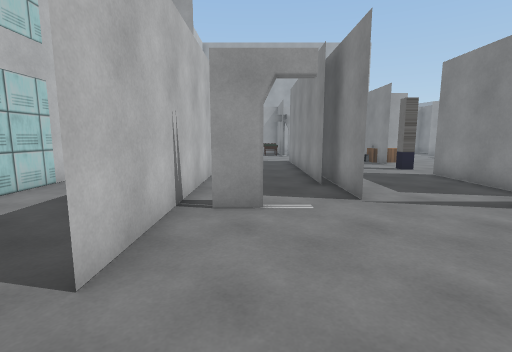
[1] (above)

19 first-person views from a walk through a 3-D level made in the Unity game engine. The camera is 1.4 m above the floor, tilts 8° down and sees 85° across. The floor is counted in squares, 1 m on a side. Each view is taken from the middle of a square. On the plan, view 1 faces up. The plan holds only what a view shows up to about 14 squares ahead; the rest is blank. The place goes on beyond the plan. Some surface patterns are stand-ins.

[2]
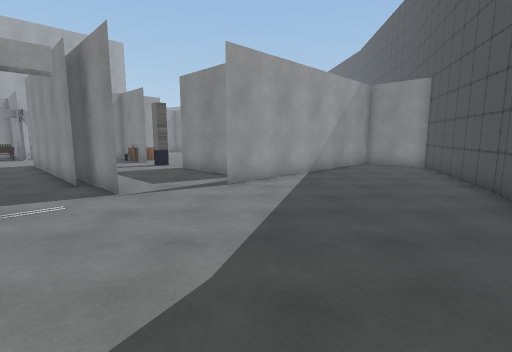

[3]
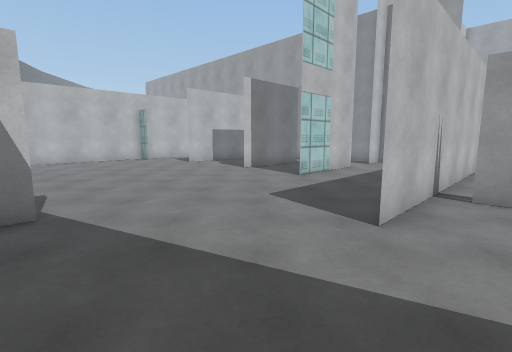

[4]
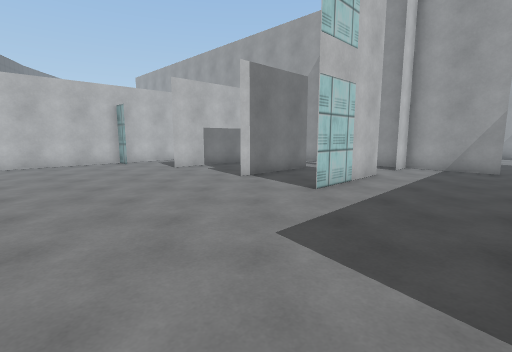

[5]
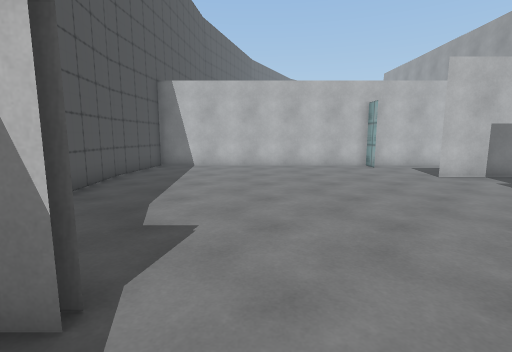

[6]
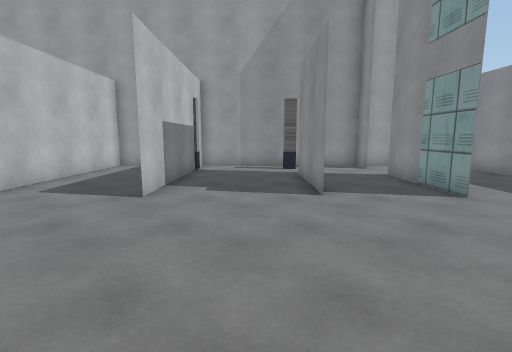

[7]
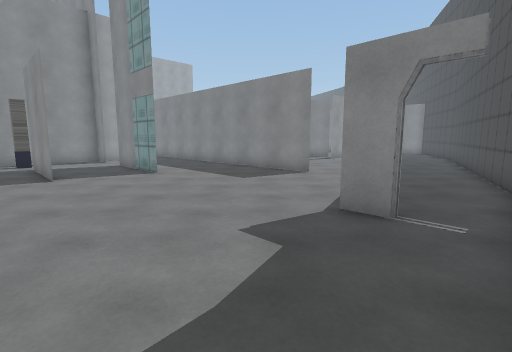

[8]
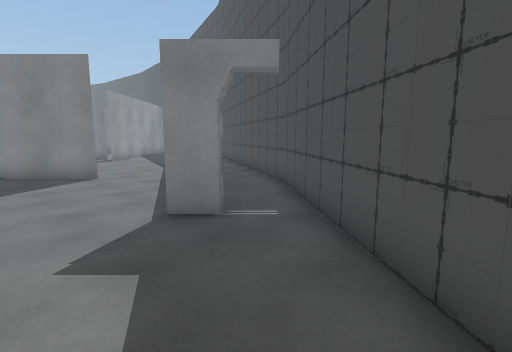

[9]
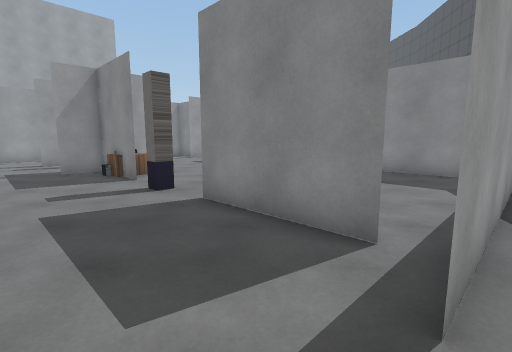

[10]
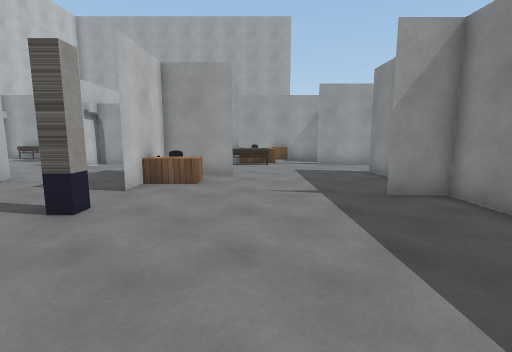

[11]
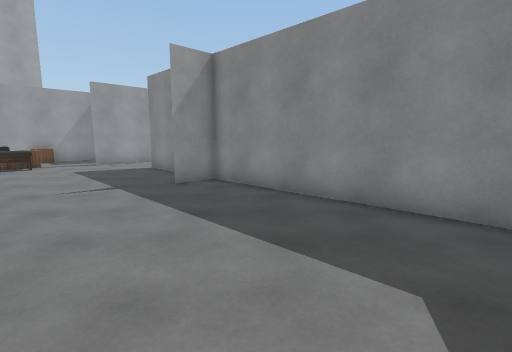

[12]
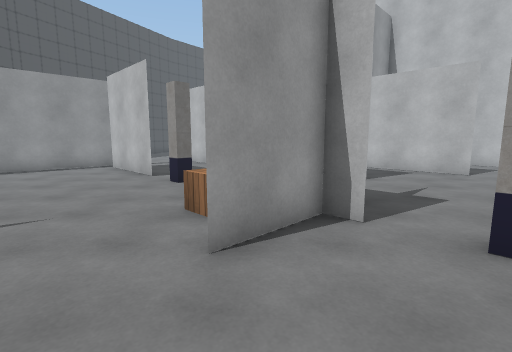

[13]
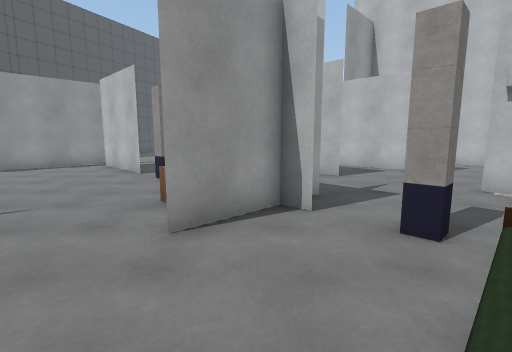

[14]
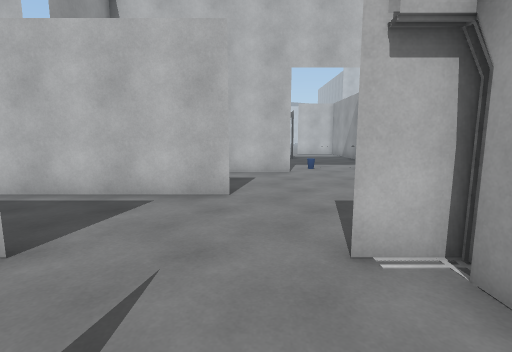

[15]
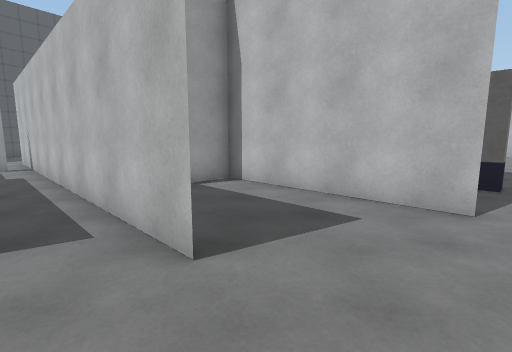

[16]
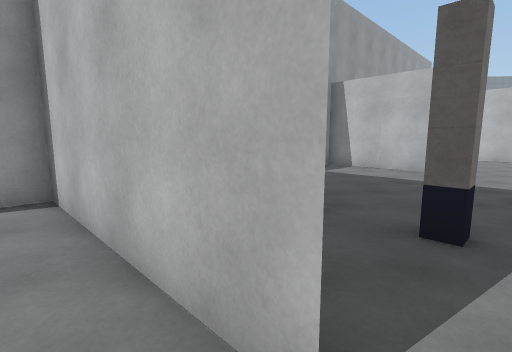

[17]
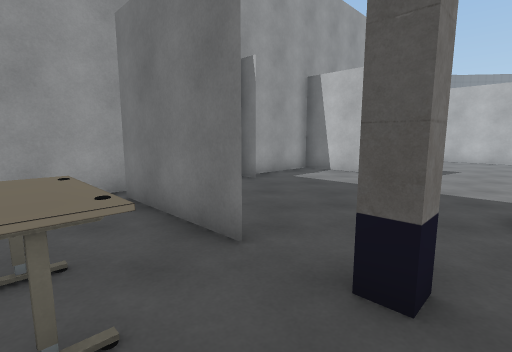

[18]
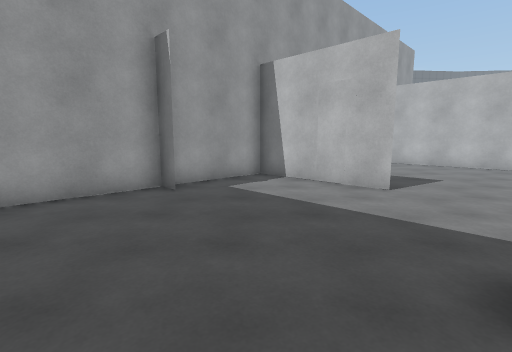

[19]
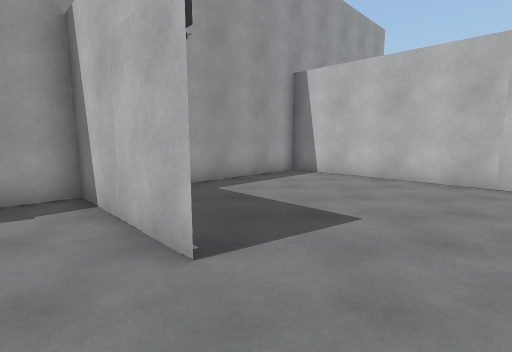

### Floor plan
Points are (right, up) in squares from view 1. A wall is a line through its corners. A room is listed if a view was taken in it or the views show most of it. See-through windows are left out.
Room 1 (views 1, 2, 3, 4, 5, 6, 7, 8, 9, 10, 11, 12, 13, 14, 15, 16)
walls: (-1.6, 10.1) (-1.6, 12.1); (1.9, 8) (1.9, 16.1) (1.9, 15.2); (0.2, 5.3) (-0.9, 5.3); (2.4, 6) (2.4, 10.2); (-6.1, 6.2) (-6.1, 10.4) (-6.1, 6.2); (-2.8, 13.6) (-13.6, 13.6); (-6, 13.6) (-4.5, 13.6); (6.2, 5.3) (10.5, 5.3); (6.6, 6.2) (6.6, 10.4) (6.6, 6.4); (6.2, 11.9) (6.2, 12.4) (6.6, 12.4) (6.6, 11.9) (6.2, 11.9); (-9.4, 6.5) (-9.4, 10.6); (-9.3, 10.6) (-9.3, 6.6); (-9.2, 12.1) (-9.8, 12.1) (-9.8, 12.6); (-1.6, 18.4) (-1.6, 2.2) (-1.6, 6.6); (-5.8, -1.4) (-5.8, -1.9); (5.1, 17.3) (9.2, 17.3) (5.1, 17.3); (-6.1, -2.5) (-6.1, -1.4); (-2.4, -3.9) (6.2, -1.3); (8, -0.7) (9, -0.4) (14.6, 2.6) (14.6, 4.5); (6.6, 18.1) (6.6, 16.4) (6.6, 17.4); (-6.1, 20.4) (-6.1, 12.2) (-6.1, 13.6); (1.9, 21.5) (1.9, 20); (3.4, 21.1) (2.4, 21.1); (-13.6, 14.4) (-13.6, 6.2); (6.6, 20.2) (6.6, 19.6); (5.9, 21.3) (5.1, 21.3); (13.8, 5.3) (5.1, 5.3); (-9.5, -4.6) (-2.2, -3.8); (14.6, 6.1) (14.6, 13.6) (13.1, 13.6); (-16.6, 5.3) (-17.6, 5.3); (-16.5, 13.6) (-17.6, 13.6); (-17.6, 13.9) (-17.6, -4.6) (-14, -5); (14.6, 16.2) (14.6, 18.4); (-14.1, -5) (-11, -4.7); (13.8, 21.3) (13.1, 21.3)
ways out: opening at (-6, 21) to room 2; gap at (-3, 14); gap at (-1, 5)
objects: desk (7, 15) to (8, 16); other object (7, 16); bed (9, 21) to (10, 21)
Room 2 (views 17, 18, 19)
walls: (-17.6, 18.4) (-17.6, 13.9); (-17.8, 13.6) (-6, 13.6); (-9.9, 20.5) (-9.3, 20.5) (-9.3, 19.9); (-9.3, 18.4) (-9.3, 14.2); (-25.6, 20.8) (-25.6, 13.6) (-20.5, 13.6)
ways out: opening at (-6, 21) to room 1
objects: table (-7, 18) to (-7, 19)

Where each view was taken, in squares from view 1:
view 1: 0 up, 0 right, facing up
view 2: 1 down, 0 right, facing up-right
view 3: 2 down, 0 right, facing up-left
view 4: 0 up, 2 left, facing up-left
view 5: 0 up, 4 left, facing left
view 6: 0 up, 11 left, facing up
view 7: 4 down, 11 left, facing up-right
view 8: 3 down, 11 left, facing right
view 9: 5 up, 3 right, facing up-right
view 10: 7 up, 10 right, facing up
view 11: 6 up, 9 right, facing up-right
view 12: 20 up, 11 right, facing down-left
view 13: 21 up, 11 right, facing down-left
view 14: 19 up, 5 right, facing left
view 15: 21 up, 0 right, facing down-left
view 16: 21 up, 5 left, facing down-left
view 17: 21 up, 7 left, facing down-left
view 18: 21 up, 10 left, facing down-left
view 19: 21 up, 16 left, facing down-left
